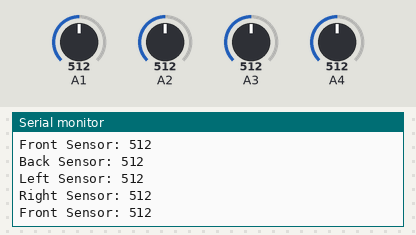
Simulated run of this sketch. Board: Arduino Uno, built with avr-gcc and run on an emulated ATmega328P. Shown: the last lines printed to the serial monitor. The test bench sets the inputs (shaded band); at power-on: A1 = 512, A2 = 512, A3 = 512, A4 = 512.

Above: at 2.8 s.
2.9 s: A1 set to 716
5.6 s: A2 set to 716
At 6.9 s:
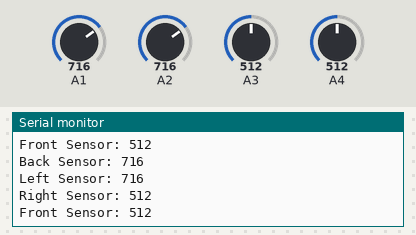
8.3 s: A3 set to 716
At 10.7 s:
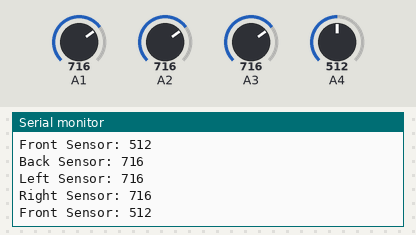
11.0 s: A4 set to 716
At 12.6 s:
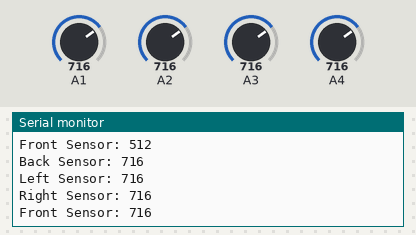
13.7 s: A1 set to 992
16.4 s: A2 set to 992
At 19.4 s:
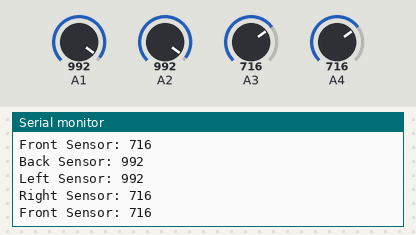
Timing chart, 0 to 20.1 s (numbered marks = the images above; inputs shaded):
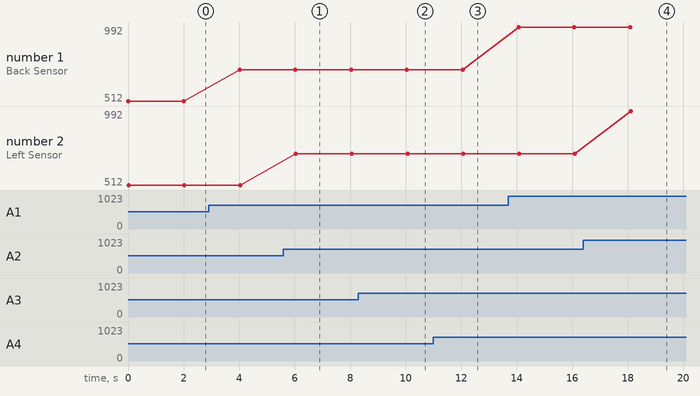

Measured:
- after the input at 5.6 s, the serial monitor: prints a new line after 0.45 s (image 1)
- after the input at 8.3 s, the serial monitor: prints a new line after 1.8 s (image 2)
- after the input at 11.0 s, the serial monitor: prints a new line after 1.1 s (image 3)
- after the input at 16.4 s, the serial monitor: prints a new line after 1.7 s (image 4)
- plotted number 1: 512 → 716 after the input at 2.9 s, 716 → 992 after the input at 13.7 s

The sketch:

Infrared_Sensors.ino
```cpp
void setup() {
  // put your setup code here, to run once:
  pinMode(A1, INPUT);
  pinMode(A2, INPUT);
  pinMode(A3, INPUT);
  pinMode(A4, INPUT);

  Serial.begin(9600);
}

void loop() {
  int Back_sensor;
  int Left_sensor;
  int Right_sensor;
  int Front_sensor;

  Back_sensor = analogRead(A1);
  Left_sensor = analogRead(A2);
  Right_sensor = analogRead(A3);
  Front_sensor = analogRead(A4);
// Sean Was Here
  Serial.print("Back Sensor: ");
  Serial.println(Back_sensor);
  Serial.print("Left Sensor: ");
  Serial.println(Left_sensor);
  Serial.print("Right Sensor: ");
  Serial.println(Right_sensor);
  Serial.print("Front Sensor: ");
  Serial.println(Front_sensor);

  delay(2000);
}
```
